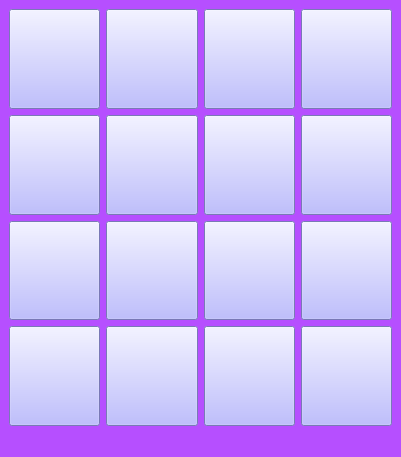
<?xml version="1.0" encoding="UTF-8"?>
<ui version="4.0">
 <class>MainWindow</class>
 <widget class="QMainWindow" name="MainWindow">
  <property name="geometry">
   <rect>
    <x>0</x>
    <y>0</y>
    <width>401</width>
    <height>457</height>
   </rect>
  </property>
  <property name="windowTitle">
   <string>Puzzle 15</string>
  </property>
  <property name="styleSheet">
   <string notr="true">background-color: rgb(182, 79, 255);</string>
  </property>
  <widget class="QWidget" name="centralwidget">
   <layout class="QGridLayout" name="gridLayout">
    <item row="1" column="3">
     <widget class="QPushButton" name="six">
      <property name="sizePolicy">
       <sizepolicy hsizetype="Minimum" vsizetype="Minimum">
        <horstretch>0</horstretch>
        <verstretch>0</verstretch>
       </sizepolicy>
      </property>
      <property name="styleSheet">
       <string notr="true">background-color: rgb(170, 170, 255);</string>
      </property>
      <property name="text">
       <string/>
      </property>
     </widget>
    </item>
    <item row="1" column="4">
     <widget class="QPushButton" name="seven">
      <property name="sizePolicy">
       <sizepolicy hsizetype="Minimum" vsizetype="Minimum">
        <horstretch>0</horstretch>
        <verstretch>0</verstretch>
       </sizepolicy>
      </property>
      <property name="styleSheet">
       <string notr="true">background-color: rgb(170, 170, 255);</string>
      </property>
      <property name="text">
       <string/>
      </property>
     </widget>
    </item>
    <item row="0" column="4">
     <widget class="QPushButton" name="three">
      <property name="sizePolicy">
       <sizepolicy hsizetype="Minimum" vsizetype="Minimum">
        <horstretch>0</horstretch>
        <verstretch>0</verstretch>
       </sizepolicy>
      </property>
      <property name="styleSheet">
       <string notr="true">background-color: rgb(170, 170, 255);</string>
      </property>
      <property name="text">
       <string/>
      </property>
     </widget>
    </item>
    <item row="2" column="4">
     <widget class="QPushButton" name="eleven">
      <property name="sizePolicy">
       <sizepolicy hsizetype="Minimum" vsizetype="Minimum">
        <horstretch>0</horstretch>
        <verstretch>0</verstretch>
       </sizepolicy>
      </property>
      <property name="styleSheet">
       <string notr="true">background-color: rgb(170, 170, 255);</string>
      </property>
      <property name="text">
       <string/>
      </property>
     </widget>
    </item>
    <item row="2" column="2">
     <widget class="QPushButton" name="nine">
      <property name="sizePolicy">
       <sizepolicy hsizetype="Minimum" vsizetype="Minimum">
        <horstretch>0</horstretch>
        <verstretch>0</verstretch>
       </sizepolicy>
      </property>
      <property name="styleSheet">
       <string notr="true">background-color: rgb(170, 170, 255);</string>
      </property>
      <property name="text">
       <string/>
      </property>
     </widget>
    </item>
    <item row="1" column="2">
     <widget class="QPushButton" name="five">
      <property name="sizePolicy">
       <sizepolicy hsizetype="Minimum" vsizetype="Minimum">
        <horstretch>0</horstretch>
        <verstretch>0</verstretch>
       </sizepolicy>
      </property>
      <property name="styleSheet">
       <string notr="true">background-color: rgb(170, 170, 255);</string>
      </property>
      <property name="text">
       <string/>
      </property>
     </widget>
    </item>
    <item row="2" column="3">
     <widget class="QPushButton" name="ten">
      <property name="sizePolicy">
       <sizepolicy hsizetype="Minimum" vsizetype="Minimum">
        <horstretch>0</horstretch>
        <verstretch>0</verstretch>
       </sizepolicy>
      </property>
      <property name="styleSheet">
       <string notr="true">background-color: rgb(170, 170, 255);</string>
      </property>
      <property name="text">
       <string/>
      </property>
     </widget>
    </item>
    <item row="1" column="5">
     <widget class="QPushButton" name="eight">
      <property name="sizePolicy">
       <sizepolicy hsizetype="Minimum" vsizetype="Minimum">
        <horstretch>0</horstretch>
        <verstretch>0</verstretch>
       </sizepolicy>
      </property>
      <property name="styleSheet">
       <string notr="true">background-color: rgb(170, 170, 255);</string>
      </property>
      <property name="text">
       <string/>
      </property>
     </widget>
    </item>
    <item row="0" column="5">
     <widget class="QPushButton" name="four">
      <property name="sizePolicy">
       <sizepolicy hsizetype="Minimum" vsizetype="Minimum">
        <horstretch>0</horstretch>
        <verstretch>0</verstretch>
       </sizepolicy>
      </property>
      <property name="styleSheet">
       <string notr="true">background-color: rgb(170, 170, 255);</string>
      </property>
      <property name="text">
       <string/>
      </property>
     </widget>
    </item>
    <item row="0" column="3">
     <widget class="QPushButton" name="two">
      <property name="sizePolicy">
       <sizepolicy hsizetype="Minimum" vsizetype="Minimum">
        <horstretch>0</horstretch>
        <verstretch>0</verstretch>
       </sizepolicy>
      </property>
      <property name="styleSheet">
       <string notr="true">background-color: rgb(170, 170, 255);</string>
      </property>
      <property name="text">
       <string/>
      </property>
     </widget>
    </item>
    <item row="2" column="5">
     <widget class="QPushButton" name="twelve">
      <property name="sizePolicy">
       <sizepolicy hsizetype="Minimum" vsizetype="Minimum">
        <horstretch>0</horstretch>
        <verstretch>0</verstretch>
       </sizepolicy>
      </property>
      <property name="styleSheet">
       <string notr="true">background-color: rgb(170, 170, 255);</string>
      </property>
      <property name="text">
       <string/>
      </property>
     </widget>
    </item>
    <item row="0" column="2">
     <widget class="QPushButton" name="one">
      <property name="sizePolicy">
       <sizepolicy hsizetype="Minimum" vsizetype="Minimum">
        <horstretch>0</horstretch>
        <verstretch>0</verstretch>
       </sizepolicy>
      </property>
      <property name="styleSheet">
       <string notr="true">background-color: rgb(170, 170, 255);</string>
      </property>
      <property name="text">
       <string/>
      </property>
     </widget>
    </item>
    <item row="3" column="2">
     <widget class="QPushButton" name="thirteen">
      <property name="sizePolicy">
       <sizepolicy hsizetype="Minimum" vsizetype="Minimum">
        <horstretch>0</horstretch>
        <verstretch>0</verstretch>
       </sizepolicy>
      </property>
      <property name="styleSheet">
       <string notr="true">background-color: rgb(170, 170, 255);</string>
      </property>
      <property name="text">
       <string/>
      </property>
     </widget>
    </item>
    <item row="3" column="3">
     <widget class="QPushButton" name="fourteen">
      <property name="sizePolicy">
       <sizepolicy hsizetype="Minimum" vsizetype="Minimum">
        <horstretch>0</horstretch>
        <verstretch>0</verstretch>
       </sizepolicy>
      </property>
      <property name="styleSheet">
       <string notr="true">background-color: rgb(170, 170, 255);</string>
      </property>
      <property name="text">
       <string/>
      </property>
     </widget>
    </item>
    <item row="3" column="4">
     <widget class="QPushButton" name="fifteen">
      <property name="sizePolicy">
       <sizepolicy hsizetype="Minimum" vsizetype="Minimum">
        <horstretch>0</horstretch>
        <verstretch>0</verstretch>
       </sizepolicy>
      </property>
      <property name="styleSheet">
       <string notr="true">background-color: rgb(170, 170, 255);</string>
      </property>
      <property name="text">
       <string/>
      </property>
     </widget>
    </item>
    <item row="3" column="5">
     <widget class="QPushButton" name="sixteen">
      <property name="sizePolicy">
       <sizepolicy hsizetype="Minimum" vsizetype="Minimum">
        <horstretch>0</horstretch>
        <verstretch>0</verstretch>
       </sizepolicy>
      </property>
      <property name="styleSheet">
       <string notr="true">background-color: rgb(170, 170, 255);</string>
      </property>
      <property name="text">
       <string/>
      </property>
     </widget>
    </item>
   </layout>
  </widget>
  <widget class="QMenuBar" name="menubar">
   <property name="geometry">
    <rect>
     <x>0</x>
     <y>0</y>
     <width>401</width>
     <height>22</height>
    </rect>
   </property>
  </widget>
  <widget class="QStatusBar" name="statusbar"/>
 </widget>
 <resources/>
 <connections/>
</ui>
